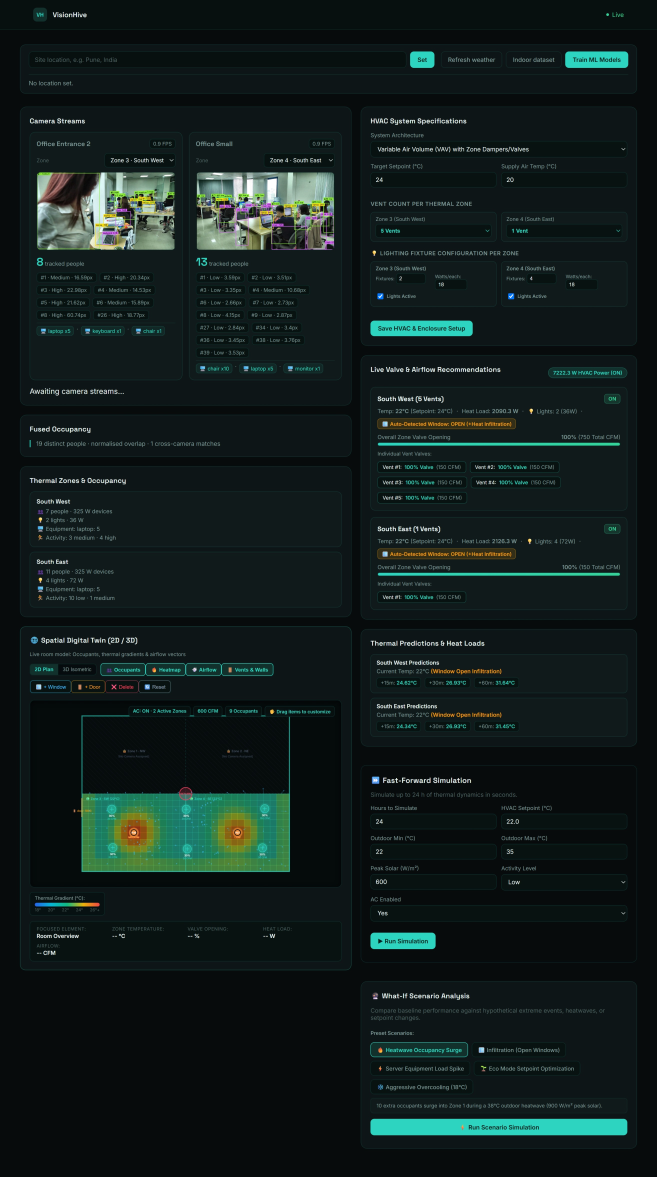
#> input picture images_for_git/landing.jpeg, 2628 x 4706 px (shown at 1/4 size)
$ python -i preprocessing.py   (imports and definitions only)
#> lines starting #> are read from the running program, lines starting #| are printed output that depends on the picture
#> further down, picture is the input picture: shape (4706, 2628, 3); mean B, G, R 28.3, 29.6, 17.7
import cv2

def resize(frame, width):
    h,w=frame.shape[:2]
    return frame if w<=width else cv2.resize(frame,(width,round(h*width/w)),interpolation=cv2.INTER_AREA)

def preprocess(frame, mode='contrast'):
    """BGR input. Modes demonstrate gray/RGB conversion, blur and histogram enhancement."""
#> called with mode = 'contrast'
    if mode=='gray': return cv2.cvtColor(frame,cv2.COLOR_BGR2GRAY)
    if mode=='gaussian': return cv2.GaussianBlur(frame,(5,5),0)
    if mode=='median': return cv2.medianBlur(frame,5)
    if mode=='contrast':
        lab=cv2.cvtColor(frame,cv2.COLOR_BGR2LAB); l,a,b=cv2.split(lab)
#> after `lab = cv2.cvtColor(frame, cv2.COLOR_BGR2LAB)`: lab: shape (4706, 2628, 3); mean of channels 0, 1, 2 25.1, 123.9, 127.1
#> after `l, a, b = cv2.split(lab)`:
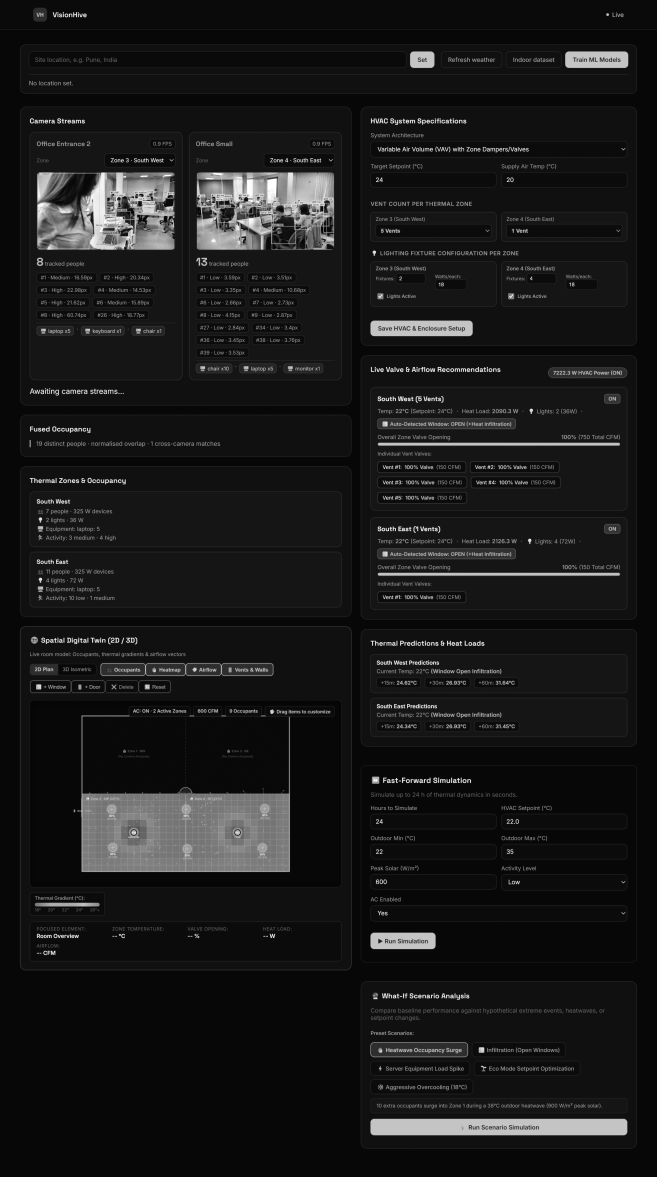
#> l: shape (4706, 2628) (shown at 1/4 size); min 0, max 255, mean 25.1
#> after `l, a, b = cv2.split(lab)`:
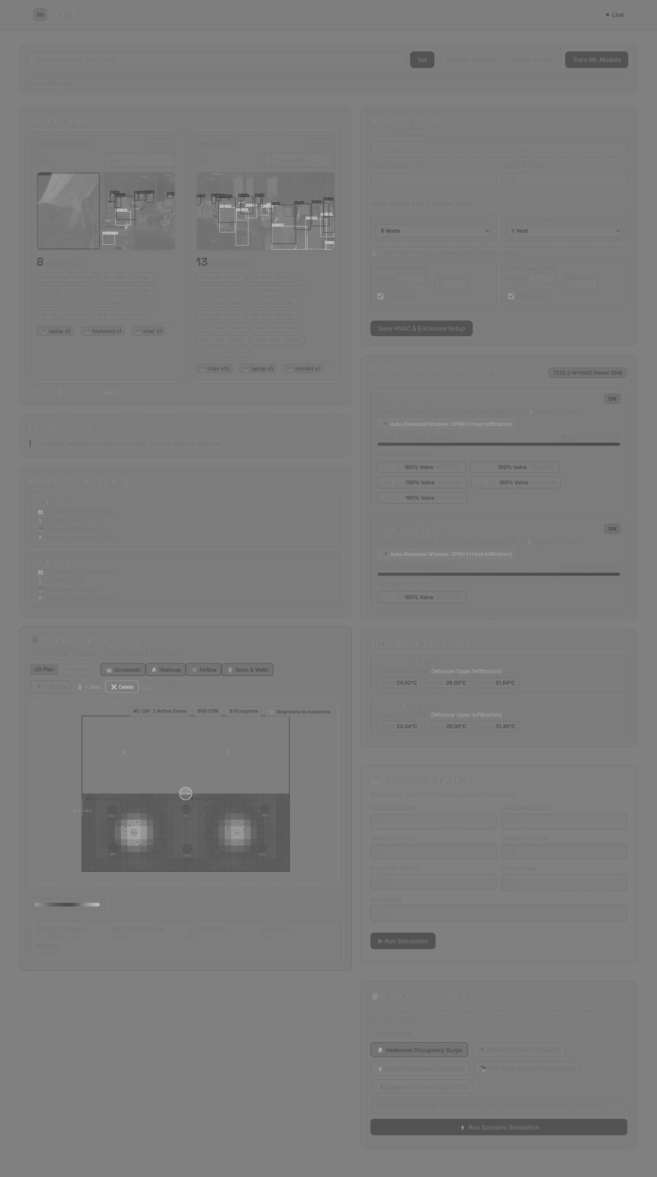
#> a: shape (4706, 2628) (shown at 1/4 size); min 66, max 198, mean 123.9
#> after `l, a, b = cv2.split(lab)`:
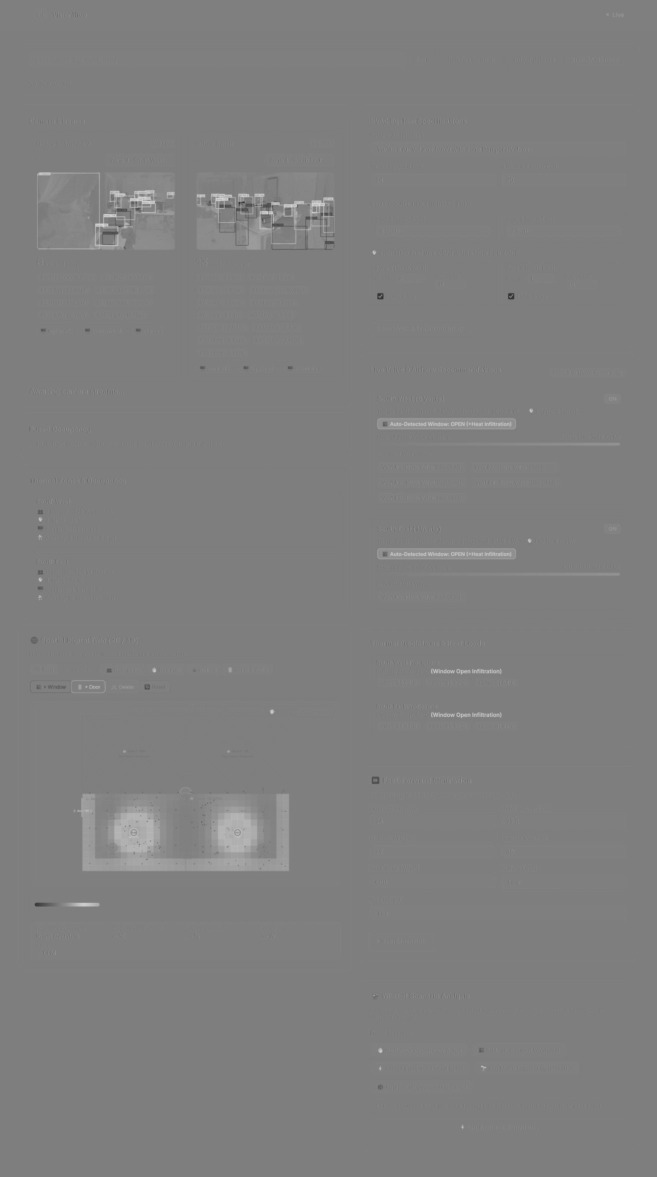
#> b: shape (4706, 2628) (shown at 1/4 size); min 40, max 218, mean 127.1
        l=cv2.createCLAHE(clipLimit=2,tileGridSize=(8,8)).apply(l)
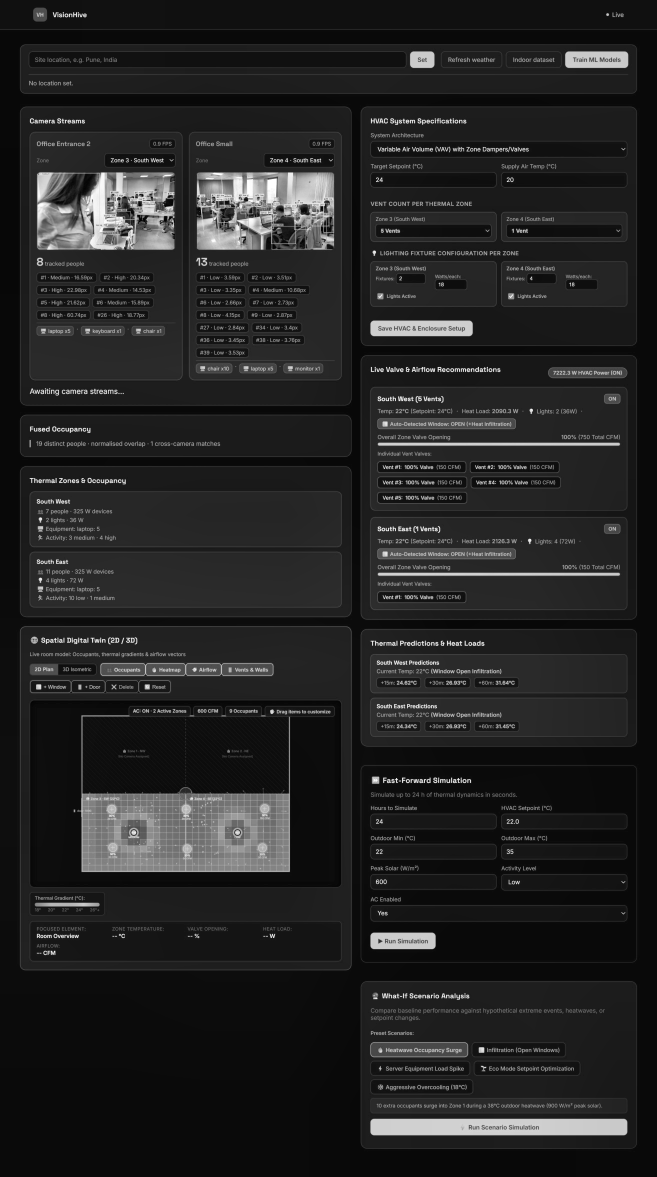
#> l: shape (4706, 2628) (shown at 1/4 size); min 0, max 255, mean 35.5
        return cv2.cvtColor(cv2.merge((l,a,b)),cv2.COLOR_LAB2BGR)
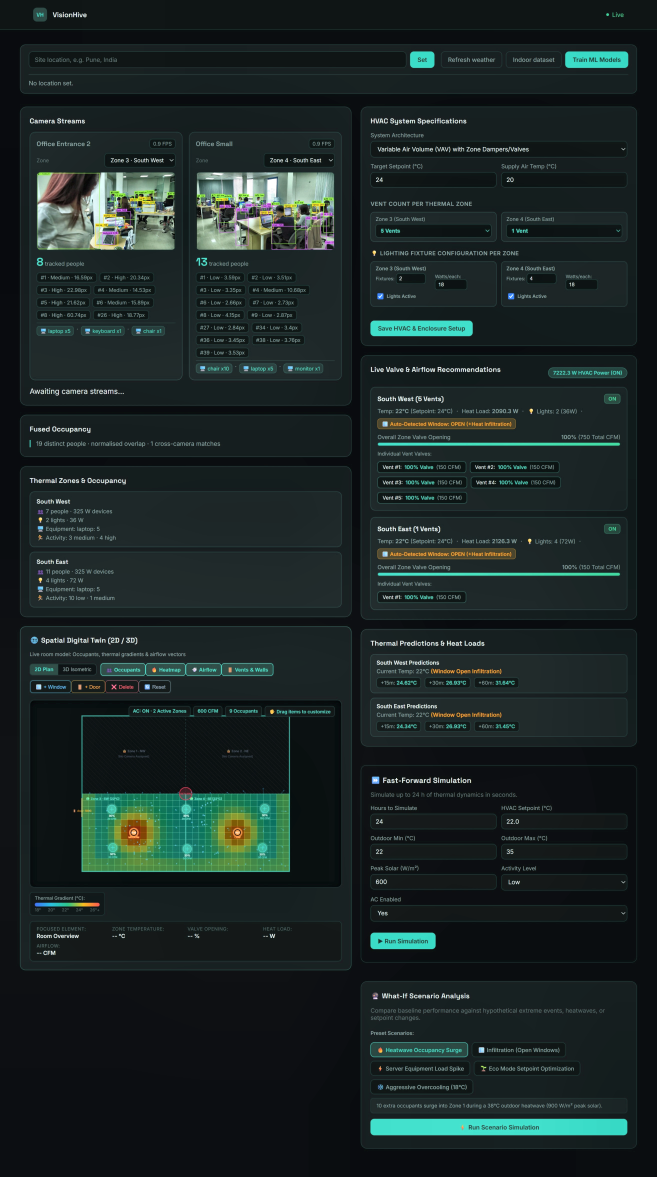
#> returned value: shape (4706, 2628, 3) (shown at 1/4 size); mean B, G, R 37.6, 38.4, 27.1
    return frame

>>> import cv2
>>> picture = cv2.imread('../images_for_git/landing.jpeg')
>>> result = preprocess(picture)

$ run again, on images_for_git/Spatial_Digital_Twin.png
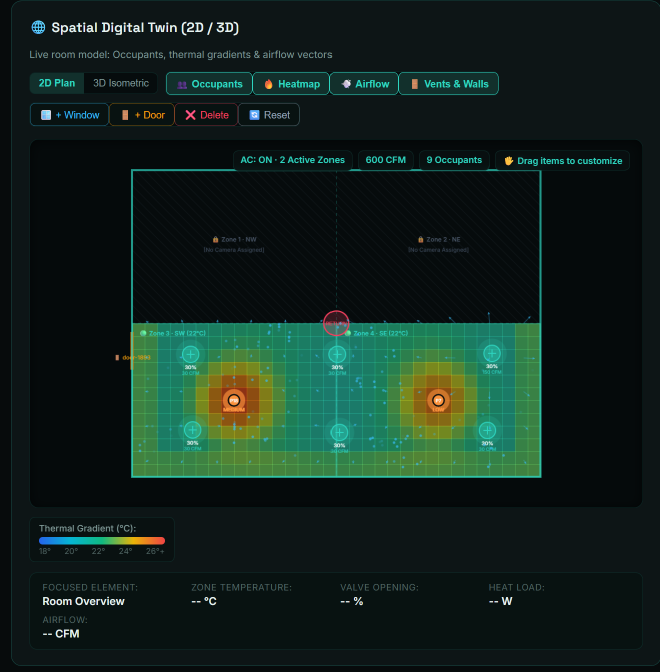
#> input picture images_for_git/Spatial_Digital_Twin.png, 1320 x 1344 px (shown at 1/2 size)
#> picture is the input picture: shape (1344, 1320, 3); mean B, G, R 29.4, 36.3, 18.2
#> lab: shape (1344, 1320, 3); mean of channels 0, 1, 2 31.8, 121.4, 129.5
#> in preprocess, `l, a, b = cv2.split(lab)`:
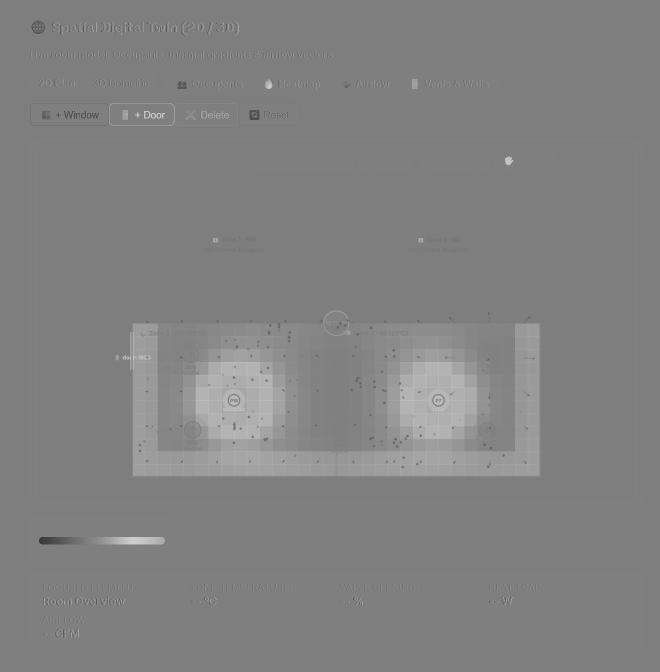
#> b: shape (1344, 1320) (shown at 1/2 size); min 54, max 207, mean 129.5
#> in preprocess, `return cv2.cvtColor(cv2.merge((l,a,b)),cv2.COLOR_LAB2BGR)`:
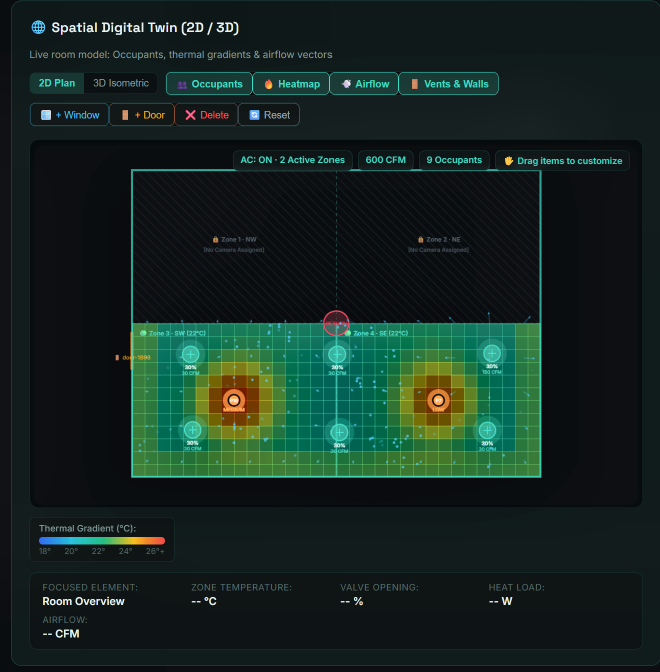
#> returned value: shape (1344, 1320, 3) (shown at 1/2 size); mean B, G, R 33.3, 39.2, 21.6

$ run again, on images_for_git/camera_streams.png
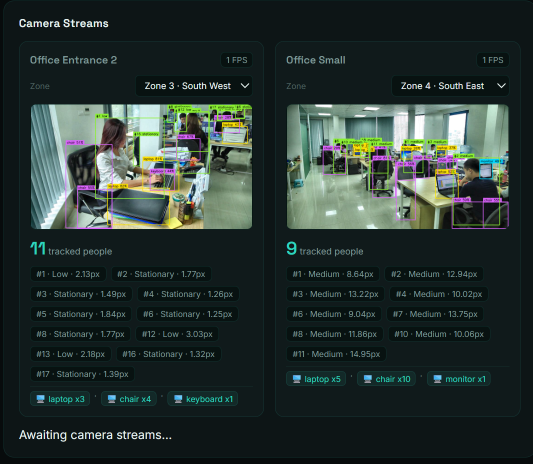
#> input picture images_for_git/camera_streams.png, 1066 x 928 px (shown at 1/2 size)
#> picture is the input picture: shape (928, 1066, 3); mean B, G, R 49.4, 52.8, 40.3
#> lab: shape (928, 1066, 3); mean of channels 0, 1, 2 49.6, 123, 128
#> in preprocess, `l, a, b = cv2.split(lab)`:
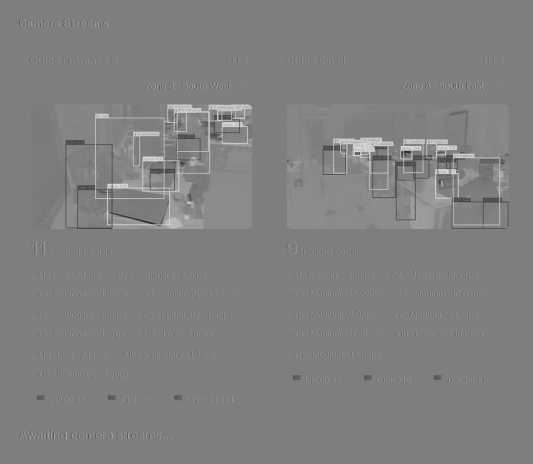
#> b: shape (928, 1066) (shown at 1/2 size); min 29, max 218, mean 128
#> in preprocess, `return cv2.cvtColor(cv2.merge((l,a,b)),cv2.COLOR_LAB2BGR)`:
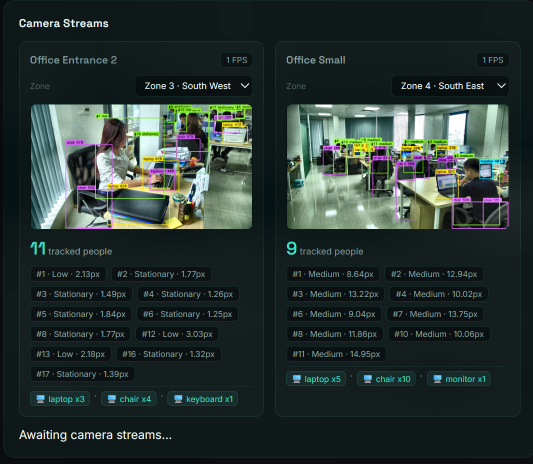
#> returned value: shape (928, 1066, 3) (shown at 1/2 size); mean B, G, R 50.8, 54.1, 41.7

$ run again, on images_for_git/fused_occupancy.png
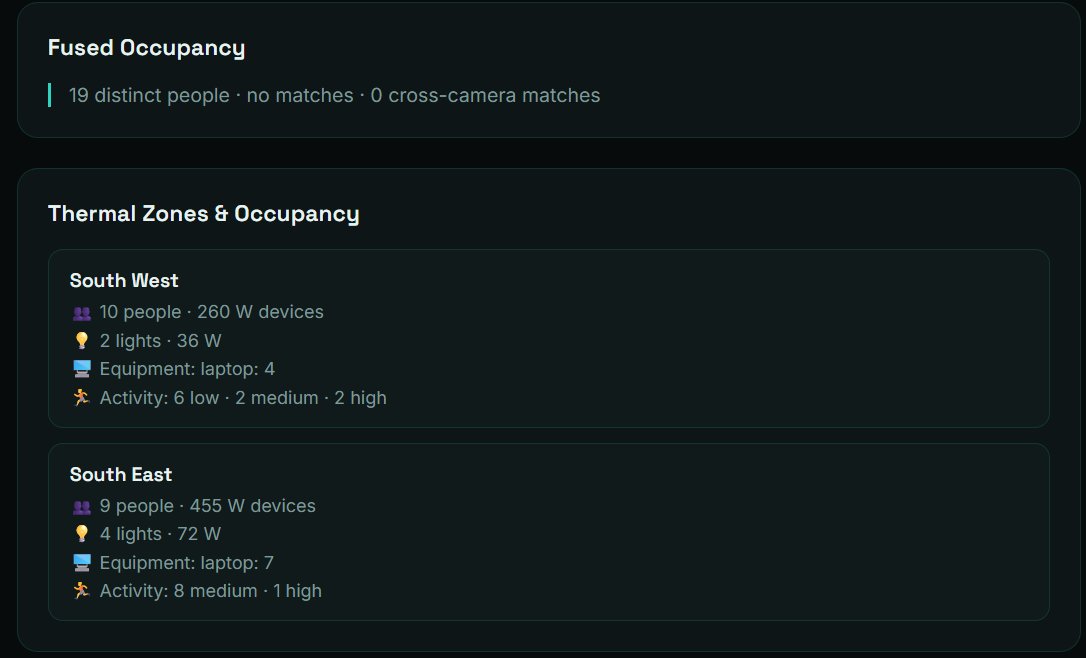
#> input picture images_for_git/fused_occupancy.png, 1086 x 658 px
#> picture is the input picture: shape (658, 1086, 3); mean B, G, R 27, 26.1, 16.8
#> lab: shape (658, 1086, 3); mean of channels 0, 1, 2 21.5, 124.2, 126
#> in preprocess, `l, a, b = cv2.split(lab)`:
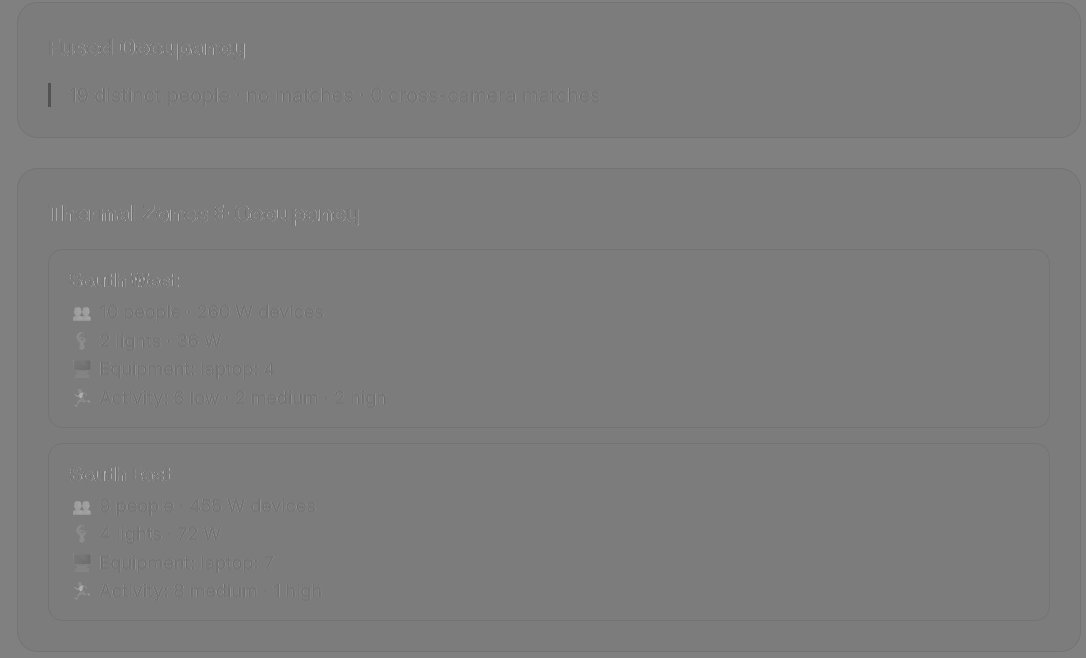
#> a: shape (658, 1086); min 83, max 180, mean 124.2
#> in preprocess, `l=cv2.createCLAHE(clipLimit=2,tileGridSize=(8,8)).apply(l)`:
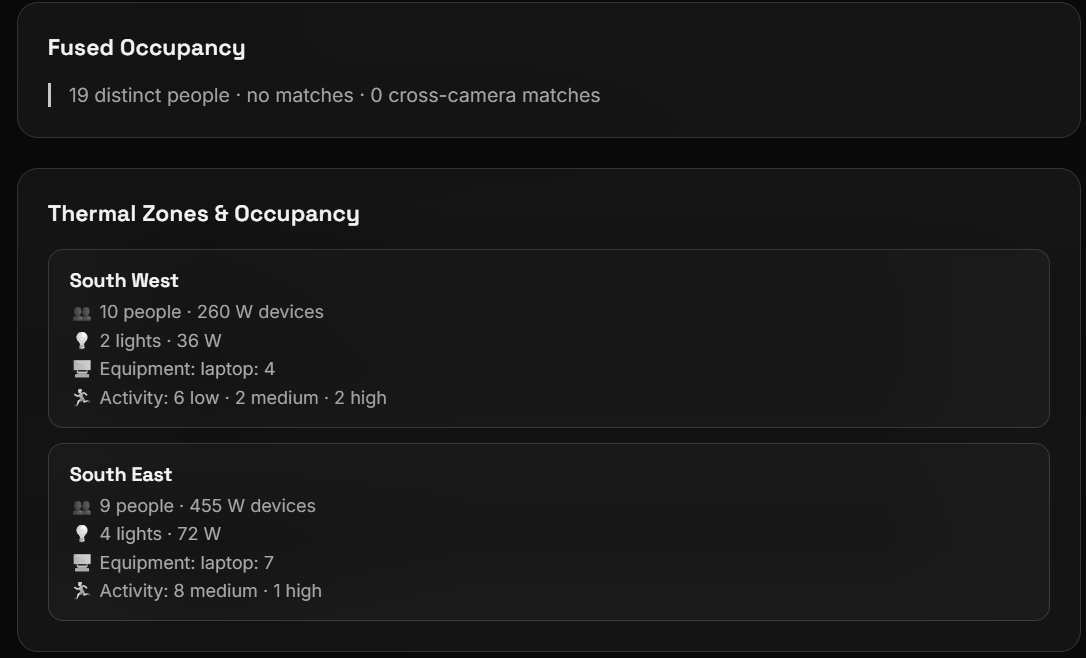
#> l: shape (658, 1086); min 9, max 255, mean 25.1
